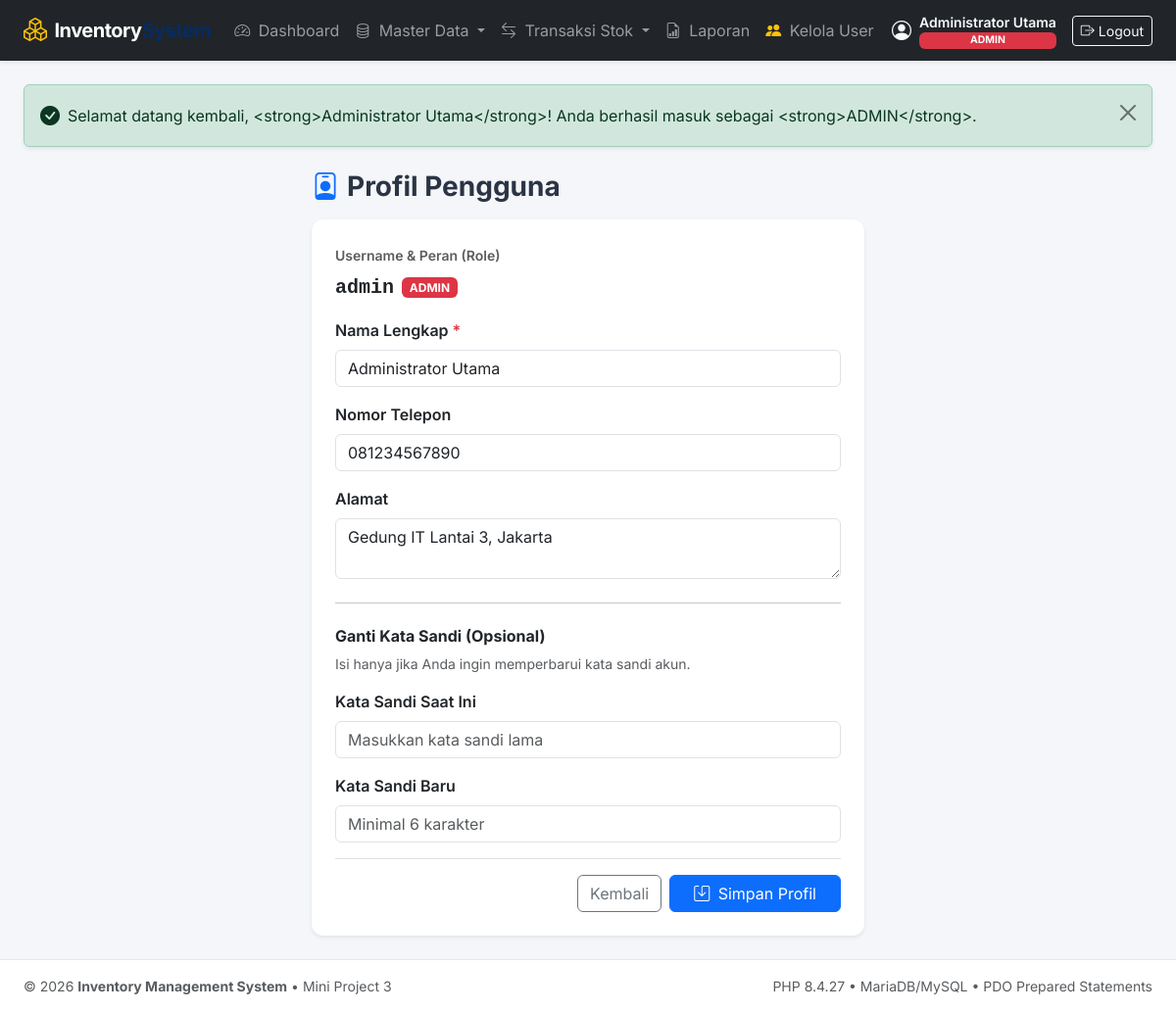
The app's page /profile.php (signed in) with its own data.
### tables this page shows
CREATE TABLE `user_profiles` (
    `id` INT AUTO_INCREMENT PRIMARY KEY,
    `user_id` INT NOT NULL UNIQUE,
    `full_name` VARCHAR(100) NOT NULL,
    `phone` VARCHAR(20) NULL,
    `address` TEXT NULL,
    `created_at` TIMESTAMP DEFAULT CURRENT_TIMESTAMP,
    CONSTRAINT `fk_user_profiles_user` 
        FOREIGN KEY (`user_id`) REFERENCES `users` (`id`) 
        ON DELETE CASCADE ON UPDATE CASCADE
);

CREATE TABLE `users` (
    `id` INT AUTO_INCREMENT PRIMARY KEY,
    `username` VARCHAR(50) NOT NULL UNIQUE,
    `password_hash` VARCHAR(255) NOT NULL,
    `role` ENUM('admin', 'staff') NOT NULL DEFAULT 'staff',
    `created_at` TIMESTAMP DEFAULT CURRENT_TIMESTAMP
);

### helpers/escape.php (called while the page is built, shortened)
<?php
if (!function_exists('e')) {
    function e($string): string
    {
        return htmlspecialchars((string)($string ?? ''), ENT_QUOTES, 'UTF-8');
    }
}
if (!function_exists('base_url')) {
    function base_url(string $path = ''): string
    {
        $scriptName = $_SERVER['SCRIPT_NAME'] ?? '';
        $pos = strpos($scriptName, '/public/');
        if ($pos !== false) {
            $base = substr($scriptName, 0, $pos + 8);
        } else if (substr($scriptName, -10) === '/public.php' || substr($scriptName, -7) === '/public') {
            $base = dirname($scriptName) . '/public/';
        } else {
            $dir = dirname($scriptName);
            $base = ($dir === '/' || $dir === '\\') ? '/' : rtrim($dir, '/\\') . '/';
        }
        $base = rtrim($base, '/') . '/';
        return $base . ltrim($path, '/');
    }
}

### helpers/auth.php (called while the page is built, shortened)
<?php
require_once __DIR__ . '/escape.php';
function is_logged_in(): bool
{
    return isset($_SESSION['user']) && !empty($_SESSION['user']['id']);
}
function current_user(): ?array
{
    return is_logged_in() ? $_SESSION['user'] : null;
}
function current_role(): ?string
{
    return is_logged_in() ? ($_SESSION['user']['role'] ?? null) : null;
}

### public/profile.php (the view, shortened to what this page needs)
<?php
require_once __DIR__ . '/../config/database.php';
require_once __DIR__ . '/../helpers/escape.php';
require_once __DIR__ . '/../helpers/auth.php';
require_once __DIR__ . '/../helpers/flash.php';
$userSession = current_user();
$userId = (int)$userSession['id'];
$stmt = $pdo->prepare("
    SELECT u.id, u.username, u.role, u.password_hash,
           p.full_name, p.phone, p.address
    FROM users u
    LEFT JOIN user_profiles p ON p.user_id = u.id
    WHERE u.id = :id
");
$stmt->execute(['id' => $userId]);
$userData = $stmt->fetch();
require __DIR__ . '/../views/header.php';
?>
<div class="row justify-content-center">
    <div class="col-lg-6">
        <h3 class="fw-bold mb-3"><i class="bi bi-person-badge text-primary me-2"></i>Profil Pengguna</h3>
        <div class="card shadow-sm border-0">
            <div class="card-body p-4">
                <form method="POST" action="profile.php">
                    <div class="mb-3">
                        <label class="form-label text-muted small fw-semibold">Username & Peran (Role)</label>
                        <div class="d-flex align-items-center gap-2">
                            <span class="fs-5 fw-bold font-monospace"><?= e($userData['username']) ?></span>
                            <span class="badge <?= $userData['role'] === 'admin' ? 'bg-danger' : 'bg-primary' ?> text-uppercase">
                                <?= e($userData['role']) ?>
                            </span>
                        </div>
                    </div>
                    <div class="mb-3">
                        <label for="full_name" class="form-label fw-semibold">Nama Lengkap <span class="text-danger">*</span></label>
                        <input type="text" class="form-control" id="full_name" name="full_name" value="<?= e($userData['full_name'] ?? '') ?>" required>
                    </div>
                    <div class="mb-3">
                        <label for="phone" class="form-label fw-semibold">Nomor Telepon</label>
                        <input type="text" class="form-control" id="phone" name="phone" value="<?= e($userData['phone'] ?? '') ?>">
                    </div>
                    <div class="mb-3">
                        <label for="address" class="form-label fw-semibold">Alamat</label>
                        <textarea class="form-control" id="address" name="address" rows="2"><?= e($userData['address'] ?? '') ?></textarea>
                    </div>
                    <hr class="my-4">
                    <h6 class="fw-bold text-dark mb-2">Ganti Kata Sandi (Opsional)</h6>
                    <p class="small text-muted mb-3">Isi hanya jika Anda ingin memperbarui kata sandi akun.</p>
                    <div class="mb-3">
                        <label for="old_password" class="form-label fw-semibold">Kata Sandi Saat Ini</label>
                        <input type="password" class="form-control" id="old_password" name="old_password" placeholder="Masukkan kata sandi lama">
                    </div>
                    <div class="mb-3">
                        <label for="new_password" class="form-label fw-semibold">Kata Sandi Baru</label>
                        <input type="password" class="form-control" id="new_password" name="new_password" placeholder="Minimal 6 karakter">
                    </div>
                    <div class="d-flex justify-content-end gap-2 pt-3 border-top">
                        <a href="<?= base_url('dashboard.php') ?>" class="btn btn-outline-secondary">Kembali</a>
                        <button type="submit" class="btn btn-primary px-4">
                            <i class="bi bi-save me-1"></i> Simpan Profil
                        </button>
                    </div>
                </form>
            </div>
        </div>
    </div>
</div>
<?php require __DIR__ . '/../views/footer.php'; ?>

### views/navbar.php (shortened to what this page needs)
<?php
$user = current_user();
$role = current_role();
?>
<nav class="navbar navbar-expand-lg navbar-dark bg-dark sticky-top shadow-sm">
    <div class="container-fluid px-md-4">
        <a class="navbar-brand d-flex align-items-center" href="<?= base_url('dashboard.php') ?>">
            <i class="bi bi-boxes fs-4 text-warning me-2"></i>
            <span>Inventory<span class="text-primary-emphasis fw-bold text-info">System</span></span>
        </a>
        <div class="collapse navbar-collapse" id="mainNavbar">
            <ul class="navbar-nav me-auto mb-2 mb-lg-0">
                <li class="nav-item">
                    <a class="nav-link" href="<?= base_url('dashboard.php') ?>">
                        <i class="bi bi-speedometer2 me-1"></i> Dashboard
                    </a>
                </li>
                <li class="nav-item dropdown">
                    <a class="nav-link dropdown-toggle" href="#" role="button" data-bs-toggle="dropdown" aria-expanded="false">
                        <i class="bi bi-database me-1"></i> Master Data
                    </a>
                </li>
                <li class="nav-item dropdown">
                    <a class="nav-link dropdown-toggle" href="#" role="button" data-bs-toggle="dropdown" aria-expanded="false">
                        <i class="bi bi-arrow-left-right me-1"></i> Transaksi Stok
                    </a>
                </li>
                <li class="nav-item">
                    <a class="nav-link" href="<?= base_url('reports/index.php') ?>">
                        <i class="bi bi-file-earmark-bar-graph me-1"></i> Laporan
                    </a>
                </li>
                <?php if ($role === 'admin'): ?>
                <li class="nav-item">
                    <a class="nav-link" href="<?= base_url('users/index.php') ?>">
                        <i class="bi bi-people-fill me-1 text-warning"></i> Kelola User
                    </a>
                </li>
                <?php endif; ?>
            </ul>
            <ul class="navbar-nav ms-auto align-items-center">
                <li class="nav-item me-3 text-light d-flex align-items-center">
                    <i class="bi bi-person-circle fs-5 me-2"></i>
                    <div class="d-flex flex-column text-end">
                        <span class="fw-semibold small"><?= e($user['full_name'] ?? $user['username']) ?></span>
                        <span class="badge <?= $role === 'admin' ? 'bg-danger' : 'bg-primary' ?> text-uppercase" style="font-size: 0.65rem;">
                            <?= e($role) ?>
                        </span>
                    </div>
                </li>
                <li class="nav-item">
                    <a href="<?= base_url('logout.php') ?>" class="btn btn-sm btn-outline-light d-flex align-items-center" onclick="return confirm('Apakah Anda yakin ingin logout?')">
                        <i class="bi bi-box-arrow-right me-1"></i> Logout
                    </a>
                </li>
            </ul>
        </div>
    </div>
</nav>

### views/header.php (style rules this page uses)
body { font-family: 'Inter', -apple-system, BlinkMacSystemFont, "Segoe UI", Roboto, sans-serif; background-color: #f4f6f9; color: #2b3445; min-height: 100vh; display: flex; flex-direction: column; }
.navbar-brand { font-weight: 700; letter-spacing: -0.5px; }
.card { border: 1px solid rgba(0,0,0,0.06); border-radius: 0.75rem; box-shadow: 0 0.125rem 0.25rem rgba(0,0,0,0.04); }

### records on screen
user_profiles: full_name "Administrator Utama", user.username "admin", user.role "ADMIN", phone "081234567890", address "Gedung IT Lantai 3, Jakarta"

### other values on screen
$role "ADMIN"
$msg['message'] "Selamat datang kembali, <strong>Administrator Utama</strong>! Anda berhasil masuk sebagai <strong>ADMIN</strong>."
PHP_VERSION "8.4.27"
